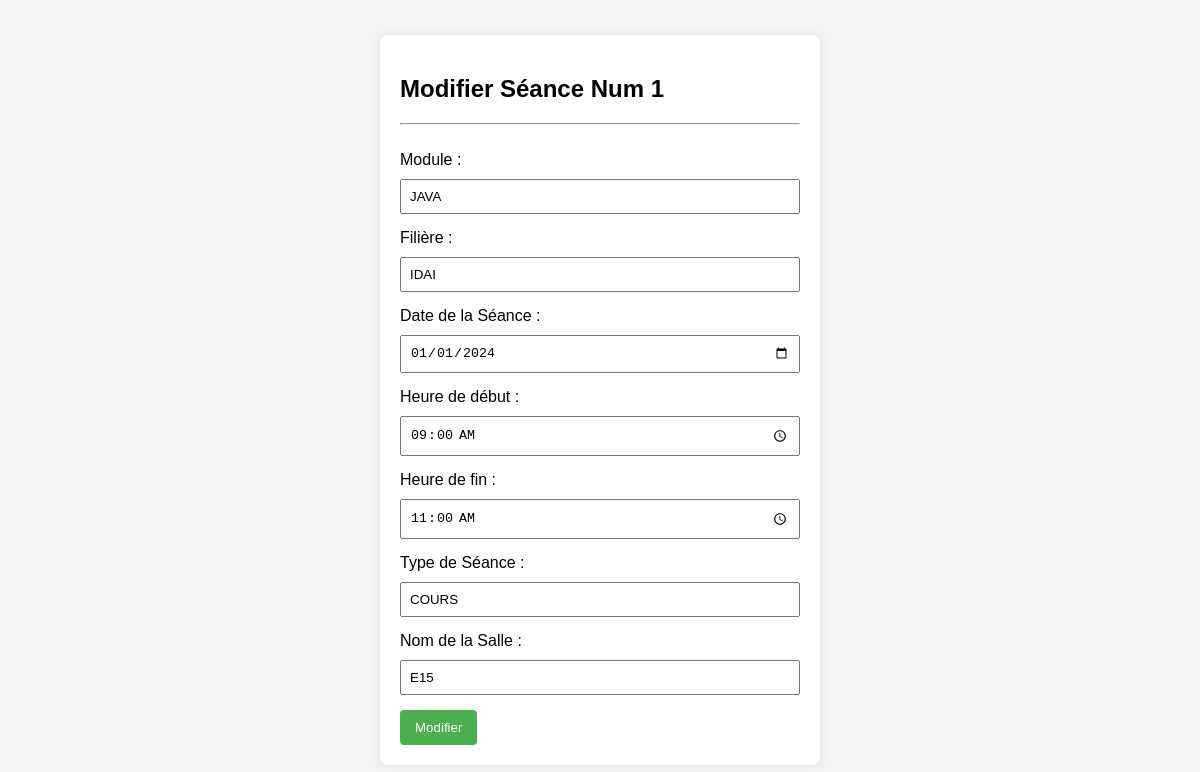
The page /ModifierSeance.php?id=1 on the database its author committed.
### tables this page shows
CREATE TABLE `emploi_temps` (
  `id_seance` int(11) NOT NULL,
  `nom_module` char(30) DEFAULT NULL,
  `nom_filiere` char(30) DEFAULT NULL,
  `date_seance` date DEFAULT NULL,
  `heure_debut` time DEFAULT NULL,
  `heure_fin` time DEFAULT NULL,
  `type_seance` varchar(10) DEFAULT NULL,
  `nom_salle_lie` char(10) DEFAULT NULL,
  `id_prof` int(11) DEFAULT NULL,
  `nom_departement` varchar(255) DEFAULT NULL
);

### ModifierSeance.php (the view, shortened to what this page needs)
<?php
include("conn.php");
if (isset($_GET['id'])) {
    $idS = $_GET['id'];
    $sql = "SELECT * FROM emploi_temps WHERE id_seance ='$idS'";
    $query = mysqli_query($conn, $sql);
    if ($query) {
        $row = mysqli_fetch_assoc($query);
        $nomModule = $row['nom_module'];
        $nomFiliere = $row['nom_filiere'];
        $Date_s = $row['date_seance'];
        $hd = $row['heure_debut'];
        $hf = $row['heure_fin'];
        $type_s = $row['type_seance'];
        $salle = $row['nom_salle_lie'];
}
}
?>
<!DOCTYPE html>
<html lang="en">
<head>
    <link rel="stylesheet" href="style.css">
</head>
<body>
<div class="announce-form">
    <h2>Modifier Séance Num <?php echo $idS ?></h2>
    <hr>
    <br>
    <form action="" method="post">
        <label for="module">Module :</label>
        <input type="text" name="module" value="<?php echo $nomModule ?>" required>
        <label for="filiere">Filière :</label>
        <input type="text" name="filiere" value="<?php echo $nomFiliere ?>" required>
        <label for="date_seance">Date de la Séance :</label>
        <input type="date" name="date_seance" value="<?php echo $Date_s ?>" required>
        <label for="heure_debut">Heure de début :</label>
        <input type="time" name="heure_debut" value="<?php echo $hd ?>" required>
        <label for="heure_fin">Heure de fin :</label>
        <input type="time" name="heure_fin" value="<?php echo $hf ?>" required>
        <label for="type_seance">Type de Séance :</label>
        <input type="text" name="type_seance" value="<?php echo $type_s ?>" required>
        <label for="salle">Nom de la Salle :</label>
        <input type="text" name="salle" value="<?php echo $salle ?>" required>
        <button type="submit">Modifier</button>
    </form>
</div>
</body>
</html>

### ModifierSeance.php (style rules this page uses)
body { font-family: Arial, sans-serif; background-color: #f4f4f4; margin: 0; padding: 0; display: flex; justify-content: center; align-items: center; height: 100vh; }
.announce-form { background-color: #fff; padding: 20px; border-radius: 8px; box-shadow: 0 0 10px rgba(0, 0, 0, 0.1); max-width: 400px; width: 100%; }
label { display: block; margin-bottom: 10px; }
input, textarea { width: 100%; padding: 8px; margin-bottom: 15px; box-sizing: border-box; }
button { background-color: #4CAF50; color: #fff; border: none; padding: 10px 15px; cursor: pointer; border-radius: 4px; }

### rows shown on the page
emploi_temps: module "JAVA", filiere "IDAI", date_seance "01/01/2024", heure_debut "09:00:00", heure_fin "11:00:00", type_seance "COURS", salle "E15"

### other values the page prints
$idS "1"
